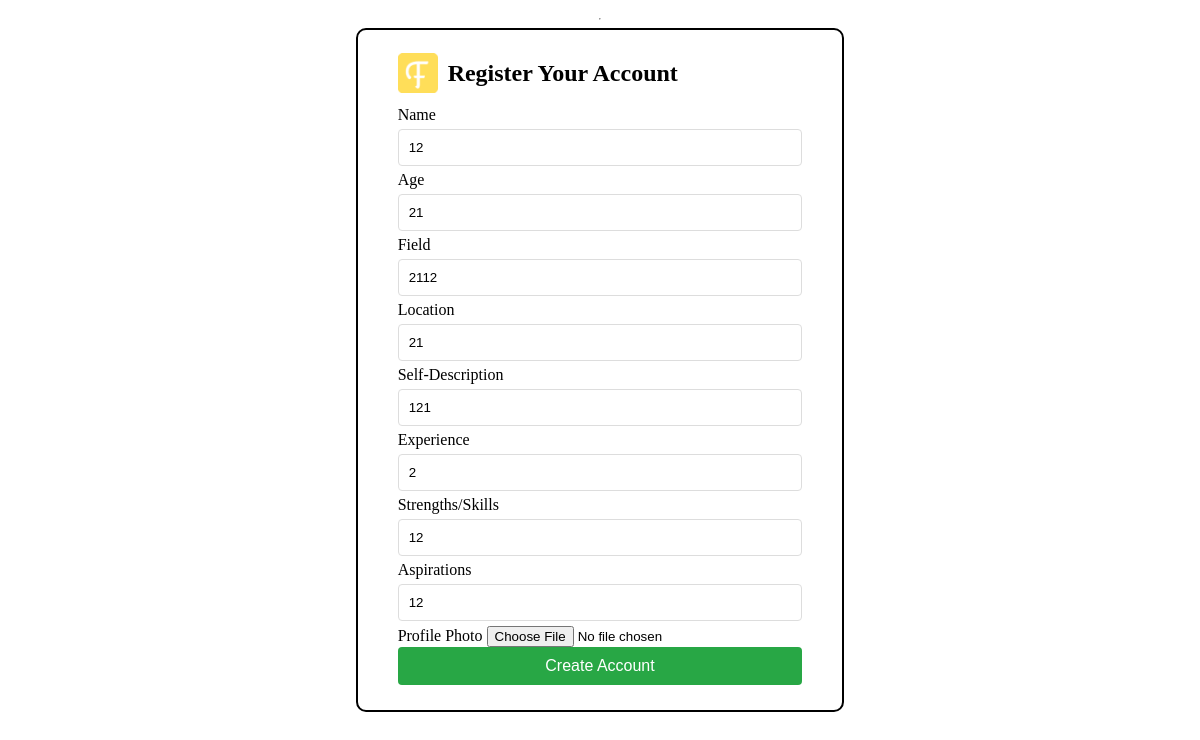
The app's page /profile/1 with its own data.
### app/models.py (models this page shows, shortened)
class User(db.Model):
    id: so.Mapped[int] = so.mapped_column(primary_key=True)
    username: so.Mapped[str] = so.mapped_column(sa.String(64), index=True, unique=True)
    email: so.Mapped[str] = so.mapped_column(sa.String(120), index=True, unique=True)
    password_hash: so.Mapped[Optional[str]] = so.mapped_column(sa.String(256))
    name: so.Mapped[Optional[str]] = so.mapped_column(sa.String(100))
    age: so.Mapped[Optional[int]] = so.mapped_column(sa.Integer)
    field: so.Mapped[Optional[str]] = so.mapped_column(sa.String(100))
    location: so.Mapped[Optional[str]] = so.mapped_column(sa.String(100))
    location_lat: so.Mapped[Optional[float]] = so.mapped_column(sa.Float)
    location_lng: so.Mapped[Optional[float]] = so.mapped_column(sa.Float)
    self_description: so.Mapped[Optional[str]] = so.mapped_column(sa.Text)
    experience: so.Mapped[Optional[str]] = so.mapped_column(sa.Text)
    strength: so.Mapped[Optional[str]] = so.mapped_column(sa.Text)
    goals: so.Mapped[Optional[str]] = so.mapped_column(sa.Text)
    profile_photo: so.Mapped[Optional[str]] = so.mapped_column(sa.String(256))  # Store filename or URL
    pAge: so.Mapped[Optional[int]] = so.mapped_column(sa.Integer)
    pField: so.Mapped[Optional[str]] = so.mapped_column(sa.String(100))
    pLocation: so.Mapped[Optional[str]] = so.mapped_column(sa.String(100))
    pLocation_lat: so.Mapped[Optional[float]] = so.mapped_column(sa.Float)
    pLocation_lng: so.Mapped[Optional[float]] = so.mapped_column(sa.Float)
    pGoals: so.Mapped[Optional[str]] = so.mapped_column(sa.Text)
    pQualities: so.Mapped[Optional[str]] = so.mapped_column(sa.Text)

### app/routes.py (the view, shortened to what this page needs)
@app.route('/profile/<int:user_id>', methods=['GET', 'POST'])
def profile(user_id):
    user = User.query.get(user_id)
    if not user:
        flash('Invalid user. Please sign up first.')
        return redirect(url_for('signup'))
    form = ProfileForm(obj=user)
    return render_template('profile.html', title='Profile', form=form)

### app/forms.py
class ProfileForm(FlaskForm):
    name = StringField('Name', validators=[DataRequired()])
    age = DecimalField('Age', validators=[DataRequired()], places=0)  # Use places=0 to ensure it's an integer
    field = StringField('Field', validators=[DataRequired()])
    location = StringField('Location')
    self_description = StringField('Self-Description', validators=[DataRequired()])  # Changed to match the original field name
    experience = StringField('Experience')
    strength = StringField('Strengths/Skills')
    goals = StringField('Aspirations')
    profile_photo = FileField('Profile Photo', validators=[FileRequired()])
    submit = SubmitField('Create Account')

### app/templates/profile.html (shortened to what this page needs)
{% extends "base.html" %}
{% block head %}
<link rel="stylesheet" href="{{ url_for('static', filename='login.css') }}" />
{% endblock %}
{% block body %}
<div class="container">
  <div class="title">
    <img src="{{ url_for('static', filename='images/logo.svg') }}" alt="logo" class="logo" />
    <h2>Register Your Account</h2>
  </div>
  <form action="" method="post" enctype="multipart/form-data" novalidate>
    <div class="form-group">
      {{ form.name.label(class_='form-label') }}
      {{ form.name(class_='form-control', size=32) }}
    </div>
    <div class="form-group">
      {{ form.age.label(class_='form-label') }}
      {{ form.age(class_='form-control', size=32) }}
    </div>
    <div class="form-group">
      {{ form.field.label(class_='form-label') }}
      {{ form.field(class_='form-control', size=32) }}
    </div>
    <div class="form-group">
      {{ form.location.label(class_='form-label') }}
      {{ form.location(class_='form-control', size=32) }}
    </div>
    <div class="form-group">
      {{ form.self_description.label(class_='form-label') }}
      {{ form.self_description(class_='form-control', size=32) }}
    </div>
    <div class="form-group">
      {{ form.experience.label(class_='form-label') }}
      {{ form.experience(class_='form-control', size=32) }}
    </div>
    <div class="form-group">
      {{ form.strength.label(class_='form-label') }}
      {{ form.strength(class_='form-control', size=32) }}
    </div>
    <div class="form-group">
      {{ form.goals.label(class_='form-label') }}
      {{ form.goals(class_='form-control', size=32) }}
    </div>
    <div class="form-group">
      {{ form.profile_photo.label(class_='form-label') }}
      {{ form.profile_photo(class_='form-control') }}
    </div>
    <div class="form-group">
      <p>{{ form.submit(class_='btn btn-primary') }}</p>
    </div>
  </form>
</div>
{% endblock %}

### app/static/login.css (style rules this page uses)
html, body { height: 95%; margin: 0; }
body { display: flex; flex-direction: column; align-items: center; justify-content: center; }
form p { margin: 0 0 15px; }
form input[type="text"], form input[type="number"], form input[type="password"] { width: calc(100% - 22px); padding: 10px; margin: 5px 0; border: 1px solid #ddd; border-radius: 4px; transition: all 100ms ease-in-out; }
form input[type="submit"] { width: 100%; padding: 10px; border: none; border-radius: 4px; background-color: #28a745; color: #fff; font-size: 16px; cursor: pointer; transition: all 100ms ease-in-out; }
.container { padding: 10px 40px 10px 40px; border-radius: 10px; border: 2px solid rgb(0, 0, 0); align-items: center; justify-content: center; }
.title { display: flex; flex-direction: row; gap: 10px; justify-content: center; align-items: center; width: fit-content; }
.logo { width: 40px; }

### records on screen
User: name "12", age "21", field "2112", location "21", self_description "121", experience "2", strength "12", goals "12"
